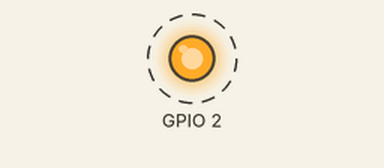
Bench run of a sketch on a simulated ESP8266 (NodeMCU). Shown: output pins drawn as LEDs (lit = HIGH, except the on-board LED, lit = LOW). Dashed ring = blinking. WiFi joins after 1.5 s; servers stay silent unless stated.

Above: at 2.3 s.
Timing chart, 0 to 6.4 s (numbered marks = the images above):
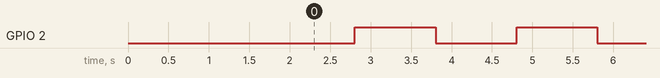

The sketch:

ESP8266_Standalone.ino
```cpp
// (licence header left out)
/* Comment this out to disable prints and save space */
#define BLYNK_PRINT Serial


#include <ESP8266WiFi.h>
#include <BlynkSimpleEsp8266.h>

// You should get Auth Token in the Blynk App.
// Go to the Project Settings (nut icon).
char auth[] = "fHDtrab2IpLzM1a2E9Chs0TNwUtPEC6M";

// Your WiFi credentials.
// Set password to "" for open networks.
char ssid[] = "Redmi";
char pass[] = "987654321";

void setup()
{
  // Debug console
  Serial.begin(115200);
  Blynk.begin(auth, ssid, pass);
  pinMode(BUILTIN_LED,OUTPUT);
}

void loop()
{
  Blynk.run();
  digitalWrite(BUILTIN_LED,LOW);
  delay(1000);
  digitalWrite(BUILTIN_LED,HIGH);
  delay(1000);
}
```

Measured:
- by itself, GPIO 2: alternates HIGH for 1.0 s and LOW for 1.0 s
